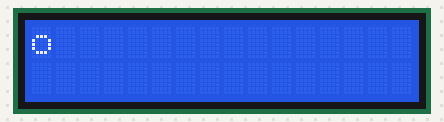
A sketch run on a simulated Arduino Uno, built with avr-gcc and run on an emulated ATmega328P. On the bench: 16×2 character LCD.

Above: at 0.14 s.
At 0.76 s:
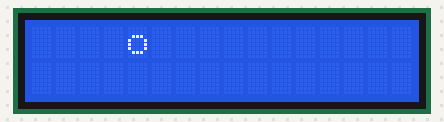
At 1.38 s:
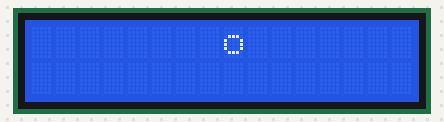
At 2.62 s:
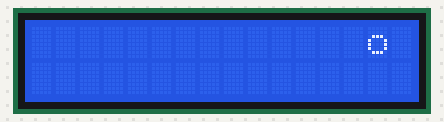
At 3.86 s:
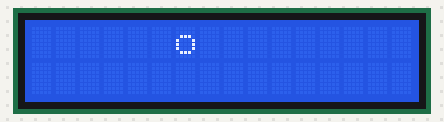
At 5.1 s:
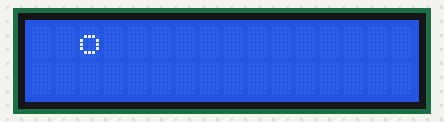

Measured:
- by itself, everything shown: repeats every 4.6 s, in 30 steps

The sketch:

BouncingBall.ino
```cpp
#include <Wire.h>
#include <LiquidCrystal_I2C.h>

// Set the LCD address to 0x27
LiquidCrystal_I2C lcd(0x27, 16, 2);

void setup() {
  lcd.init();
  lcd.backlight();
  lcd.clear();
}

void loop() {
  int position = 0;      // Start position
  int direction = 1;     // 1 = moving right, -1 = moving left

  while (true) {
    lcd.clear();
    lcd.setCursor(position, 0); // Ball on the first row
    lcd.print("o");            // Display the ball

    position += direction;     // Move the ball

    // Check for bounce
    if (position == 15 || position == 0) {
      direction = -direction; // Reverse direction
    }

    delay(150); // Adjust speed of the ball
  }
}
```
